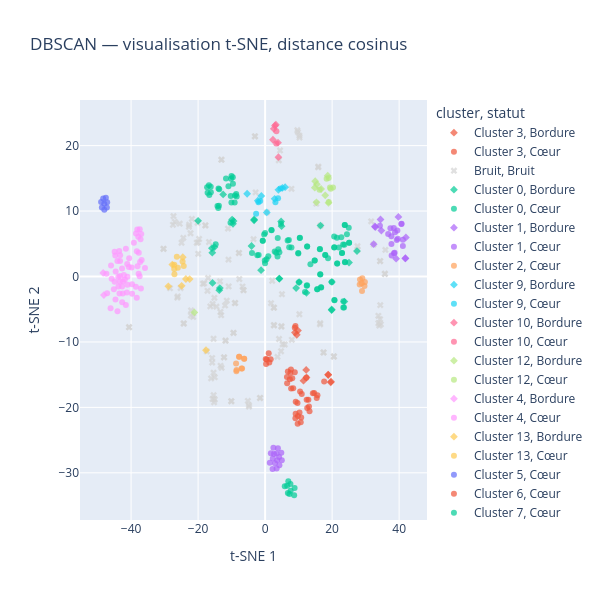

Source (notebook cell):
### Code cell
tsne = TSNE(
    n_components=2,
    metric="cosine",
    perplexity=30,
    init="random",
    learning_rate="auto",
    random_state=42
)

coord_tsne = tsne.fit_transform(matrice_tfidf_unigrammes.toarray())

visu_tsne = visualisation.copy()
visu_tsne["t-SNE 1"] = coord_tsne[:, 0]
visu_tsne["t-SNE 2"] = coord_tsne[:, 1]

fig = px.scatter(
    visu_tsne,
    x="t-SNE 1",
    y="t-SNE 2",
    color="cluster",
    symbol="statut",
    symbol_map={"Cœur": "circle", "Bordure": "diamond", "Bruit": "x"},
    color_discrete_map={"Bruit": "lightgray"},
    hover_data=["id", "statut"],
    opacity=0.7,
    title="DBSCAN — visualisation t-SNE, distance cosinus",
    height=600,
    width=600
)

fig.show()

### Figure 1 — Plotly figure (JSON) as saved in the notebook; plotly's stock layout.template omitted (floating-point values rounded to 4 significant figures; data arrays with more than 128 entries replaced by an {"elided": "..."} marker saying what was removed)
{"data": [{"customdata": [[1, "Bordure"], [106, "Bordure"], [117, "Bordure"], [196, "Bordure"], [263, "Bordure"], [264, "Bordure"], [378, "Bordure"], [477, "Bordure"], [494, "Bordure"], [495, "Bordure"]], "hovertemplate": "cluster=Cluster 3<br>statut=%{customdata[1]}<br>t-SNE 1=%{x}<br>t-SNE 2=%{y}<br>id=%{customdata[0]}<extra></extra>", "legendgroup": "Cluster 3, Bordure", "marker": {"color": "#EF553B", "opacity": 0.7, "symbol": "diamond"}, "mode": "markers", "name": "Cluster 3, Bordure", "orientation": "v", "showlegend": true, "type": "scatter", "x": [12.26, 19.68, 8.909, 9.449, 18.83, 19.56, 18.83, 9.807, 12.37, 11.45], "xaxis": "x", "y": [-14.28, -16.07, -8.562, -8.903, -15.01, -16.17, -15.03, -8.256, -15.43, -15.92], "yaxis": "y"}, {"customdata": [[18, "Cœur"], [19, "Cœur"], [20, "Cœur"], [21, "Cœur"], [22, "Cœur"], [23, "Cœur"], [24, "Cœur"], [25, "Cœur"], [60, "Cœur"], [61, "Cœur"], [105, "Cœur"], [171, "Cœur"], [172, "Cœur"], [173, "Cœur"], [174, "Cœur"], [175, "Cœur"], [176, "Cœur"], [245, "Cœur"], [277, "Cœur"], [340, "Cœur"], [341, "Cœur"], [348, "Cœur"], [359, "Cœur"], [360, "Cœur"], [413, "Cœur"], [440, "Cœur"], [441, "Cœur"], [442, "Cœur"], [443, "Cœur"], [446, "Cœur"], [487, "Cœur"], [488, "Cœur"], [496, "Cœur"], [497, "Cœur"]], "hovertemplate": "cluster=Cluster 3<br>statut=%{customdata[1]}<br>t-SNE 1=%{x}<br>t-SNE 2=%{y}<br>id=%{customdata[0]}<extra></extra>", "legendgroup": "Cluster 3, Cœur", "marker": {"color": "#EF553B", "opacity": 0.7, "symbol": "circle"}, "mode": "markers", "name": "Cluster 3, Cœur", "orientation": "v", "showlegend": true, "type": "scatter", "x": [7.766, 12.28, 7.543, 7.386, 9.794, 10.76, 13.25, 14.65, 8.857, 10.44, 17.62, 8.382, 6.512, 9.136, 9.715, 10.63, 14.25, 8.857, 15.4, 6.787, 6.57, 9.05, 9.04, 9.111, 10.93, 12.91, 13.09, 12.4, 12.56, 15.62, 8.102, 7.707, 9.674, 10.27], "xaxis": "x", "y": [-17.12, -15.49, -14.74, -15.71, -21.31, -21.56, -20.59, -17.81, -14.62, -17.57, -16.05, -17.06, -15.37, -19.14, -22.48, -22.27, -17.85, -7.826, -18.55, -14.5, -16.32, -7.567, -21.66, -20.98, -17.95, -18.84, -19.88, -18.83, -20.1, -18.14, -15.56, -14.2, -19.33, -20.76], "yaxis": "y"}, {"customdata": {"elided": "136x2 mixed values"}, "hovertemplate": "cluster=Bruit<br>statut=%{customdata[1]}<br>t-SNE 1=%{x}<br>t-SNE 2=%{y}<br>id=%{customdata[0]}<extra></extra>", "legendgroup": "Bruit, Bruit", "marker": {"color": "lightgray", "opacity": 0.7, "symbol": "x"}, "mode": "markers", "name": "Bruit, Bruit", "orientation": "v", "showlegend": true, "type": "scatter", "x": {"elided": "136 float values"}, "xaxis": "x", "y": {"elided": "136 float values"}, "yaxis": "y"}, {"customdata": [[27, "Bordure"], [28, "Bordure"], [33, "Bordure"], [43, "Bordure"], [44, "Bordure"], [52, "Bordure"], [86, "Bordure"], [127, "Bordure"], [147, "Bordure"], [157, "Bordure"], [190, "Bordure"], [191, "Bordure"], [194, "Bordure"], [208, "Bordure"], [229, "Bordure"], [235, "Bordure"], [259, "Bordure"], [280, "Bordure"], [282, "Bordure"], [284, "Bordure"], [287, "Bordure"], [304, "Bordure"], [307, "Bordure"], [314, "Bordure"], [405, "Bordure"], [444, "Bordure"], [452, "Bordure"], [458, "Bordure"], [469, "Bordure"]], "hovertemplate": "cluster=Cluster 0<br>statut=%{customdata[1]}<br>t-SNE 1=%{x}<br>t-SNE 2=%{y}<br>id=%{customdata[0]}<extra></extra>", "legendgroup": "Cluster 0, Bordure", "marker": {"color": "#00cc96", "opacity": 0.7, "symbol": "diamond"}, "mode": "markers", "name": "Cluster 0, Bordure", "orientation": "v", "showlegend": true, "type": "scatter", "x": [-9.413, -9.582, 27.42, 4.777, 4.911, 4.251, 25.04, -20.0, 12.35, -1.21, -15.11, -15.88, -13.51, 10.13, -12.52, -15.69, -3.264, 19.88, 23.67, -4.055, -3.294, 9.258, -15.77, -13.68, 19.93, 4.222, -9.842, 19.86, 16.52], "xaxis": "x", "y": [8.462, 8.052, 3.879, 8.409, 7.682, -0.3108, 2.125, 8.503, -2.497, 0.9588, 4.498, 4.333, -1.763, -0.859, 12.54, -0.9856, 8.711, -5.042, -3.837, 4.662, 8.58, -1.769, 3.643, -2.086, -0.8357, -0.3396, 8.696, -5.126, 7.782], "yaxis": "y"}, {"customdata": {"elided": "99x2 mixed values"}, "hovertemplate": "cluster=Cluster 0<br>statut=%{customdata[1]}<br>t-SNE 1=%{x}<br>t-SNE 2=%{y}<br>id=%{customdata[0]}<extra></extra>", "legendgroup": "Cluster 0, Cœur", "marker": {"color": "#00cc96", "opacity": 0.7, "symbol": "circle"}, "mode": "markers", "name": "Cluster 0, Cœur", "orientation": "v", "showlegend": true, "type": "scatter", "x": [12.55, 16.46, 18.79, 3.928, 4.265, 1.914, -8.626, -9.086, 23.35, -9.636, 3.765, 24.42, 23.85, 16.67, 12.52, 25.07, -16.77, -17.31, -16.65, 7.19, -14.22, -13.79, 16.35, 23.78, 14.8, 12.53, -0.02111, 23.33, 17.95, -13.91, -0.2946, -0.6977, -14.74, 23.84, 20.7, 10.13, 12.42, 15.56, 23.66, 7.088, 6.723, 16.34, 9.903, -1.923, -2.323, 14.8, -3.92, 20.69, 21.51, 22.96, 23.77, 16.73, 19.88, -13.69, 21.43, -10.94, -0.7009, -0.0007365, 16.45, -11.67, 22.96, 0.4295, 0.9503, -0.1007, 13.52, 7.863, -13.98, 25.07, 22.74, 9.887, 15.55, 10.38, 23.28, 10.34, 20.59, 21.5, -16.23, -16.2, -17.17, 22.02, 20.69, 24.97, 4.751, 17.95, 11.9, -10.33, 1.899, -8.472, -8.992, 23.56, 3.706, -10.03, -10.18, -9.598, 3.303, 2.865, 20.6, -10.06, -10.25], "xaxis": "x", "y": [4.576, 0.3181, 2.8, 4.176, 3.695, 7.085, 12.61, 11.31, -3.8, 15.15, 5.894, 6.442, 2.204, -1.626, -1.332, 5.138, 13.94, 13.62, 12.46, 4.477, 10.76, 10.8, 4.172, 7.87, 2.46, 4.596, 2.03, -4.722, 3.299, 13.43, 6.402, 5.452, 4.945, 2.191, -3.598, -0.8817, -1.429, -1.952, 4.869, 5.578, 5.519, 4.2, 3.524, 3.286, 3.255, 2.447, 3.609, 4.486, 2.002, 3.59, 7.871, -1.665, -0.8324, 13.35, 5.903, 13.81, 5.448, 6.663, 0.3299, 14.96, 3.59, 2.635, 3.075, 2.427, 1.878, 4.422, 10.47, 5.138, 5.995, 3.579, -1.949, 5.921, 4.885, 5.89, 4.445, 2.003, 13.7, 12.86, 12.8, 4.413, -3.635, 7.435, 8.05, 3.288, -2.378, 8.225, 7.09, 12.24, 12.39, -4.739, 3.063, 15.34, 14.94, 14.16, 3.636, 3.82, 6.104, 11.33, 12.29], "yaxis": "y"}, {"customdata": [[42, "Bordure"], [53, "Bordure"], [54, "Bordure"], [55, "Bordure"], [83, "Bordure"], [93, "Bordure"], [131, "Bordure"], [421, "Bordure"], [431, "Bordure"], [472, "Bordure"]], "hovertemplate": "cluster=Cluster 1<br>statut=%{customdata[1]}<br>t-SNE 1=%{x}<br>t-SNE 2=%{y}<br>id=%{customdata[0]}<extra></extra>", "legendgroup": "Cluster 1, Bordure", "marker": {"color": "#ab63fa", "opacity": 0.7, "symbol": "diamond"}, "mode": "markers", "name": "Cluster 1, Bordure", "orientation": "v", "showlegend": true, "type": "scatter", "x": [41.86, 32.4, 34.44, 32.89, 39.1, 39.78, 34.69, 41.87, 42.02, 32.76], "xaxis": "x", "y": [2.788, 4.935, 8.707, 7.546, 2.729, 9.099, 7.014, 2.758, 5.969, 7.65], "yaxis": "y"}, {"customdata": [[7, "Cœur"], [31, "Cœur"], [84, "Cœur"], [94, "Cœur"], [104, "Cœur"], [354, "Cœur"], [368, "Cœur"], [389, "Cœur"], [393, "Cœur"], [394, "Cœur"], [403, "Cœur"], [430, "Cœur"], [436, "Cœur"], [437, "Cœur"], [456, "Cœur"], [464, "Cœur"], [486, "Cœur"]], "hovertemplate": "cluster=Cluster 1<br>statut=%{customdata[1]}<br>t-SNE 1=%{x}<br>t-SNE 2=%{y}<br>id=%{customdata[0]}<extra></extra>", "legendgroup": "Cluster 1, Cœur", "marker": {"color": "#ab63fa", "opacity": 0.7, "symbol": "circle"}, "mode": "markers", "name": "Cluster 1, Cœur", "orientation": "v", "showlegend": true, "type": "scatter", "x": [37.69, 38.76, 38.47, 41.11, 37.39, 39.31, 34.27, 37.75, 37.71, 38.65, 36.73, 41.12, 38.42, 39.47, 40.66, 39.59, 40.72], "xaxis": "x", "y": [6.161, 6.766, 3.555, 4.647, 7.356, 5.57, 7.757, 3.19, 4.979, 3.61, 6.479, 5.61, 7.398, 7.014, 8.04, 5.773, 8.071], "yaxis": "y"}, {"customdata": [[8, "Cœur"], [219, "Cœur"], [220, "Cœur"], [240, "Cœur"], [254, "Cœur"], [255, "Cœur"], [261, "Cœur"], [262, "Cœur"], [291, "Cœur"]], "hovertemplate": "cluster=Cluster 2<br>statut=%{customdata[1]}<br>t-SNE 1=%{x}<br>t-SNE 2=%{y}<br>id=%{customdata[0]}<extra></extra>", "legendgroup": "Cluster 2, Cœur", "marker": {"color": "#FFA15A", "opacity": 0.7, "symbol": "circle"}, "mode": "markers", "name": "Cluster 2, Cœur", "orientation": "v", "showlegend": true, "type": "scatter", "x": [-7.783, -8.573, -7.722, -8.667, -6.882, -6.247, -7.035, -6.252, -8.528], "xaxis": "x", "y": [-12.28, -14.48, -12.25, -13.29, -14.05, -12.58, -14.07, -12.57, -14.29], "yaxis": "y"}, {"customdata": [[12, "Bordure"], [30, "Bordure"], [46, "Bordure"], [100, "Bordure"], [395, "Bordure"], [408, "Bordure"], [465, "Bordure"], [466, "Bordure"]], "hovertemplate": "cluster=Cluster 9<br>statut=%{customdata[1]}<br>t-SNE 1=%{x}<br>t-SNE 2=%{y}<br>id=%{customdata[0]}<extra></extra>", "legendgroup": "Cluster 9, Bordure", "marker": {"color": "#19d3f3", "opacity": 0.7, "symbol": "diamond"}, "mode": "markers", "name": "Cluster 9, Bordure", "orientation": "v", "showlegend": true, "type": "scatter", "x": [2.844, -5.364, 0.4952, -1.129, -2.173, 3.972, 5.976, 5.17], "xaxis": "x", "y": [11.87, 12.64, 9.788, 12.32, 11.58, 13.25, 13.65, 13.53], "yaxis": "y"}, {"customdata": [[92, "Cœur"], [146, "Cœur"], [312, "Cœur"], [325, "Cœur"], [402, "Cœur"], [428, "Cœur"]], "hovertemplate": "cluster=Cluster 9<br>statut=%{customdata[1]}<br>t-SNE 1=%{x}<br>t-SNE 2=%{y}<br>id=%{customdata[0]}<extra></extra>", "legendgroup": "Cluster 9, Cœur", "marker": {"color": "#19d3f3", "opacity": 0.7, "symbol": "circle"}, "mode": "markers", "name": "Cluster 9, Cœur", "orientation": "v", "showlegend": true, "type": "scatter", "x": [-1.463, -1.992, 3.864, -2.686, 3.077, 4.582], "xaxis": "x", "y": [11.52, 11.33, 11.97, 9.574, 11.33, 13.46], "yaxis": "y"}, {"customdata": [[13, "Bordure"], [74, "Bordure"], [149, "Bordure"], [344, "Bordure"], [425, "Bordure"], [449, "Bordure"]], "hovertemplate": "cluster=Cluster 10<br>statut=%{customdata[1]}<br>t-SNE 1=%{x}<br>t-SNE 2=%{y}<br>id=%{customdata[0]}<extra></extra>", "legendgroup": "Cluster 10, Bordure", "marker": {"color": "#FF6692", "opacity": 0.7, "symbol": "diamond"}, "mode": "markers", "name": "Cluster 10, Bordure", "orientation": "v", "showlegend": true, "type": "scatter", "x": [3.855, 2.341, 3.208, 2.929, 3.979, 2.597], "xaxis": "x", "y": [20.46, 20.9, 23.19, 23.05, 18.23, 22.56], "yaxis": "y"}, {"customdata": [[135, "Cœur"], [479, "Cœur"]], "hovertemplate": "cluster=Cluster 10<br>statut=%{customdata[1]}<br>t-SNE 1=%{x}<br>t-SNE 2=%{y}<br>id=%{customdata[0]}<extra></extra>", "legendgroup": "Cluster 10, Cœur", "marker": {"color": "#FF6692", "opacity": 0.7, "symbol": "circle"}, "mode": "markers", "name": "Cluster 10, Cœur", "orientation": "v", "showlegend": true, "type": "scatter", "x": [3.321, 3.376], "xaxis": "x", "y": [20.34, 22.18], "yaxis": "y"}, {"customdata": [[14, "Bordure"], [66, "Bordure"], [180, "Bordure"], [279, "Bordure"], [321, "Bordure"], [374, "Bordure"], [459, "Bordure"], [474, "Bordure"], [475, "Bordure"]], "hovertemplate": "cluster=Cluster 12<br>statut=%{customdata[1]}<br>t-SNE 1=%{x}<br>t-SNE 2=%{y}<br>id=%{customdata[0]}<extra></extra>", "legendgroup": "Cluster 12, Bordure", "marker": {"color": "#B6E880", "opacity": 0.7, "symbol": "diamond"}, "mode": "markers", "name": "Cluster 12, Bordure", "orientation": "v", "showlegend": true, "type": "scatter", "x": [18.92, 15.46, 15.32, -21.13, 16.72, 17.94, 18.69, 14.95, 14.82], "xaxis": "x", "y": [11.27, 14.08, 11.33, -5.497, 13.37, 12.4, 15.39, 14.56, 13.57], "yaxis": "y"}, {"customdata": [[160, "Cœur"], [161, "Cœur"], [166, "Cœur"], [230, "Cœur"], [309, "Cœur"], [460, "Cœur"], [461, "Cœur"]], "hovertemplate": "cluster=Cluster 12<br>statut=%{customdata[1]}<br>t-SNE 1=%{x}<br>t-SNE 2=%{y}<br>id=%{customdata[0]}<extra></extra>", "legendgroup": "Cluster 12, Cœur", "marker": {"color": "#B6E880", "opacity": 0.7, "symbol": "circle"}, "mode": "markers", "name": "Cluster 12, Cœur", "orientation": "v", "showlegend": true, "type": "scatter", "x": [20.26, 19.6, 19.0, 16.24, 19.35, 18.96, 18.36], "xaxis": "x", "y": [13.6, 13.4, 11.4, 13.27, 13.6, 15.06, 14.94], "yaxis": "y"}, {"customdata": [[152, "Bordure"], [377, "Bordure"]], "hovertemplate": "cluster=Cluster 4<br>statut=%{customdata[1]}<br>t-SNE 1=%{x}<br>t-SNE 2=%{y}<br>id=%{customdata[0]}<extra></extra>", "legendgroup": "Cluster 4, Bordure", "marker": {"color": "#FF97FF", "opacity": 0.7, "symbol": "diamond"}, "mode": "markers", "name": "Cluster 4, Bordure", "orientation": "v", "showlegend": true, "type": "scatter", "x": [-48.33, -48.12], "xaxis": "x", "y": [0.5427, -2.845], "yaxis": "y"}, {"customdata": [[26, "Cœur"], [36, "Cœur"], [41, "Cœur"], [56, "Cœur"], [58, "Cœur"], [63, "Cœur"], [64, "Cœur"], [65, "Cœur"], [68, "Cœur"], [71, "Cœur"], [72, "Cœur"], [73, "Cœur"], [95, "Cœur"], [98, "Cœur"], [102, "Cœur"], [103, "Cœur"], [116, "Cœur"], [122, "Cœur"], [124, "Cœur"], [138, "Cœur"], [139, "Cœur"], [144, "Cœur"], [151, "Cœur"], [167, "Cœur"], [169, "Cœur"], [170, "Cœur"], [177, "Cœur"], [178, "Cœur"], [185, "Cœur"], [237, "Cœur"], [239, "Cœur"], [276, "Cœur"], [288, "Cœur"], [289, "Cœur"], [315, "Cœur"], [322, "Cœur"], [333, "Cœur"], [334, "Cœur"], [335, "Cœur"], [336, "Cœur"], [347, "Cœur"], [366, "Cœur"], [372, "Cœur"], [373, "Cœur"], [397, "Cœur"], [423, "Cœur"], [432, "Cœur"], [433, "Cœur"], [447, "Cœur"], [448, "Cœur"], [467, "Cœur"], [470, "Cœur"], [471, "Cœur"], [476, "Cœur"], [489, "Cœur"], [491, "Cœur"], [493, "Cœur"]], "hovertemplate": "cluster=Cluster 4<br>statut=%{customdata[1]}<br>t-SNE 1=%{x}<br>t-SNE 2=%{y}<br>id=%{customdata[0]}<extra></extra>", "legendgroup": "Cluster 4, Cœur", "marker": {"color": "#FF97FF", "opacity": 0.7, "symbol": "circle"}, "mode": "markers", "name": "Cluster 4, Cœur", "orientation": "v", "showlegend": true, "type": "scatter", "x": [-45.8, -43.82, -44.6, -42.49, -38.53, -37.41, -38.15, -36.97, -45.14, -35.85, -36.85, -37.45, -44.91, -42.44, -39.71, -44.06, -42.66, -46.12, -43.37, -41.85, -41.26, -39.7, -47.15, -44.71, -43.29, -41.16, -41.55, -40.57, -43.54, -43.27, -38.3, -40.68, -39.84, -44.09, -44.91, -43.29, -47.37, -37.32, -37.75, -38.08, -41.11, -37.07, -43.46, -41.1, -42.66, -44.66, -37.17, -37.86, -41.56, -45.99, -42.7, -37.7, -38.29, -39.17, -38.57, -43.77, -42.15], "xaxis": "x", "y": [-0.3463, -0.06221, 0.7451, -2.591, 6.584, 7.212, 7.182, 6.508, -1.959, 1.313, 2.525, 0.03047, -0.8012, -0.7477, -1.193, -5.309, -1.548, -4.865, -0.8106, -0.4412, -2.432, -2.625, -2.556, 3.191, 2.371, 1.912, 4.245, 2.771, 3.909, 3.25, -3.233, 1.446, 1.373, 2.37, 3.765, 0.06966, 0.4097, 2.224, 0.4238, 1.559, -0.04659, -1.843, -2.613, -1.256, -3.919, -3.514, 5.695, 6.06, -4.352, 1.695, 1.216, 3.627, 3.861, 5.167, -1.56, -1.516, 0.247], "yaxis": "y"}, {"customdata": [[47, "Bordure"], [128, "Bordure"], [183, "Bordure"], [248, "Bordure"], [249, "Bordure"], [297, "Bordure"], [311, "Bordure"]], "hovertemplate": "cluster=Cluster 13<br>statut=%{customdata[1]}<br>t-SNE 1=%{x}<br>t-SNE 2=%{y}<br>id=%{customdata[0]}<extra></extra>", "legendgroup": "Cluster 13, Bordure", "marker": {"color": "#FECB52", "opacity": 0.7, "symbol": "diamond"}, "mode": "markers", "name": "Cluster 13, Bordure", "orientation": "v", "showlegend": true, "type": "scatter", "x": [-22.51, -28.88, -17.65, -24.9, -23.65, -27.69, -24.57], "xaxis": "x", "y": [-0.4002, -1.508, -11.26, -1.431, -0.3815, 1.823, 2.956], "yaxis": "y"}, {"customdata": [[162, "Cœur"], [296, "Cœur"], [298, "Cœur"], [310, "Cœur"], [337, "Cœur"], [345, "Cœur"], [346, "Cœur"]], "hovertemplate": "cluster=Cluster 13<br>statut=%{customdata[1]}<br>t-SNE 1=%{x}<br>t-SNE 2=%{y}<br>id=%{customdata[0]}<extra></extra>", "legendgroup": "Cluster 13, Cœur", "marker": {"color": "#FECB52", "opacity": 0.7, "symbol": "circle"}, "mode": "markers", "name": "Cluster 13, Cœur", "orientation": "v", "showlegend": true, "type": "scatter", "x": [-24.28, -27.09, -26.04, -24.64, -26.35, -27.07, -27.13], "xaxis": "x", "y": [1.607, 1.812, 1.336, 2.302, 3.017, 0.34, 1.153], "yaxis": "y"}, {"customdata": [[48, "Cœur"], [69, "Cœur"], [238, "Cœur"], [319, "Cœur"], [332, "Cœur"], [371, "Cœur"], [396, "Cœur"], [490, "Cœur"]], "hovertemplate": "cluster=Cluster 5<br>statut=%{customdata[1]}<br>t-SNE 1=%{x}<br>t-SNE 2=%{y}<br>id=%{customdata[0]}<extra></extra>", "legendgroup": "Cluster 5, Cœur", "marker": {"color": "#636efa", "opacity": 0.7, "symbol": "circle"}, "mode": "markers", "name": "Cluster 5, Cœur", "orientation": "v", "showlegend": true, "type": "scatter", "x": [-47.99, -48.33, -48.0, -47.53, -47.22, -48.72, -48.95, -47.14], "xaxis": "x", "y": [10.21, 11.93, 11.12, 12.05, 10.55, 10.56, 11.37, 11.34], "yaxis": "y"}, {"customdata": [[75, "Cœur"], [77, "Cœur"], [195, "Cœur"], [226, "Cœur"], [361, "Cœur"], [418, "Cœur"]], "hovertemplate": "cluster=Cluster 6<br>statut=%{customdata[1]}<br>t-SNE 1=%{x}<br>t-SNE 2=%{y}<br>id=%{customdata[0]}<extra></extra>", "legendgroup": "Cluster 6, Cœur", "marker": {"color": "#EF553B", "opacity": 0.7, "symbol": "circle"}, "mode": "markers", "name": "Cluster 6, Cœur", "orientation": "v", "showlegend": true, "type": "scatter", "x": [0.2926, 0.4795, 1.667, 1.258, 0.187, 1.075], "xaxis": "x", "y": [-13.35, -12.66, -12.65, -13.14, -12.61, -11.72], "yaxis": "y"}, {"customdata": [[79, "Cœur"], [80, "Cœur"], [81, "Cœur"], [148, "Cœur"], [338, "Cœur"], [339, "Cœur"], [383, "Cœur"], [385, "Cœur"], [457, "Cœur"]], "hovertemplate": "cluster=Cluster 7<br>statut=%{customdata[1]}<br>t-SNE 1=%{x}<br>t-SNE 2=%{y}<br>id=%{customdata[0]}<extra></extra>", "legendgroup": "Cluster 7, Cœur", "marker": {"color": "#00cc96", "opacity": 0.7, "symbol": "circle"}, "mode": "markers", "name": "Cluster 7, Cœur", "orientation": "v", "showlegend": true, "type": "scatter", "x": [6.785, 7.26, 6.927, 7.562, 5.87, 7.621, 8.67, 8.802, 6.57], "xaxis": "x", "y": [-33.09, -33.24, -31.29, -31.71, -32.07, -32.74, -33.43, -32.34, -31.98], "yaxis": "y"}, {"customdata": [[87, "Cœur"], [88, "Cœur"], [89, "Cœur"], [90, "Cœur"], [200, "Cœur"], [201, "Cœur"], [202, "Cœur"], [203, "Cœur"], [260, "Cœur"], [265, "Cœur"], [266, "Cœur"], [269, "Cœur"], [270, "Cœur"], [406, "Cœur"], [407, "Cœur"]], "hovertemplate": "cluster=Cluster 8<br>statut=%{customdata[1]}<br>t-SNE 1=%{x}<br>t-SNE 2=%{y}<br>id=%{customdata[0]}<extra></extra>", "legendgroup": "Cluster 8, Cœur", "marker": {"color": "#ab63fa", "opacity": 0.7, "symbol": "circle"}, "mode": "markers", "name": "Cluster 8, Cœur", "orientation": "v", "showlegend": true, "type": "scatter", "x": [3.82, 3.425, 4.262, 3.603, 1.712, 2.48, 4.983, 2.23, 2.657, 2.289, 2.933, 4.837, 1.398, 3.437, 4.176], "xaxis": "x", "y": [-26.24, -27.03, -28.85, -28.07, -27.02, -26.18, -28.07, -29.42, -27.14, -27.83, -28.54, -26.92, -28.47, -29.34, -27.59], "yaxis": "y"}, {"customdata": [[150, "Cœur"], [153, "Cœur"], [154, "Cœur"], [355, "Cœur"], [367, "Cœur"], [455, "Cœur"], [468, "Cœur"]], "hovertemplate": "cluster=Cluster 11<br>statut=%{customdata[1]}<br>t-SNE 1=%{x}<br>t-SNE 2=%{y}<br>id=%{customdata[0]}<extra></extra>", "legendgroup": "Cluster 11, Cœur", "marker": {"color": "#FFA15A", "opacity": 0.7, "symbol": "circle"}, "mode": "markers", "name": "Cluster 11, Cœur", "orientation": "v", "showlegend": true, "type": "scatter", "x": [28.92, 28.32, 28.23, 28.82, 29.0, 29.66, 29.78], "xaxis": "x", "y": [-2.21, -0.4763, -1.24, -1.05, -0.2817, -1.456, -0.8288], "yaxis": "y"}], "layout": {"height": 600, "legend": {"title": {"text": "cluster, statut"}, "tracegroupgap": 0}, "title": {"text": "DBSCAN — visualisation t-SNE, distance cosinus"}, "width": 600, "xaxis": {"anchor": "y", "domain": [0, 1], "title": {"text": "t-SNE 1"}}, "yaxis": {"anchor": "x", "domain": [0, 1], "title": {"text": "t-SNE 2"}}}}
